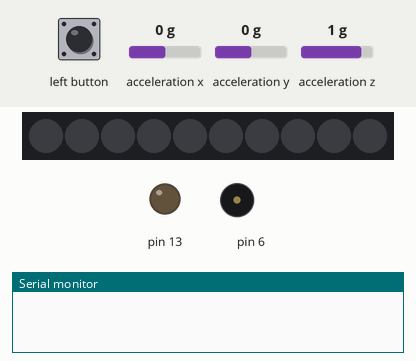
A program run on a simulated Arduino Uno, built with avr-gcc and run on an emulated ATmega328P. Parts: 10 RGB LEDs in strip order, left to right, output pins drawn as LEDs (lit = HIGH), buzzer (waves = sounding), the last lines printed to the serial monitor. The inputs (shaded band) are chosen by the test bench; at power-on: acceleration x 0 g, acceleration y 0 g, acceleration z 1 g. Dim RGB values are drawn brighter than linear.

Above: at 1.2 s.
1.3 s: left button pressed for 0.15 s
At 2.39 s:
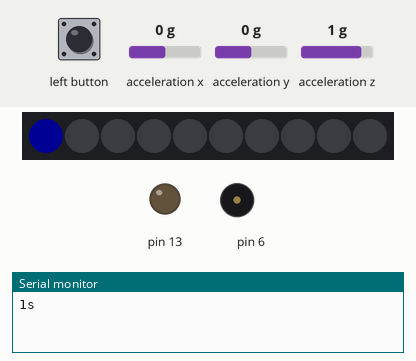
3.2 s: acceleration x set to -1.4 g
At 7.8 s:
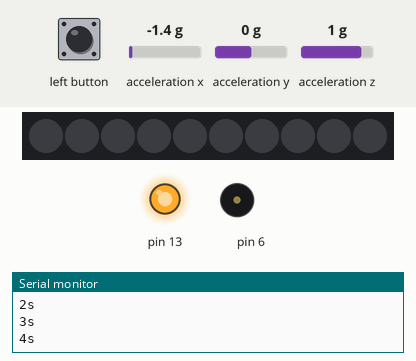
8.1 s: left button pressed for 1 s
At 8.81 s:
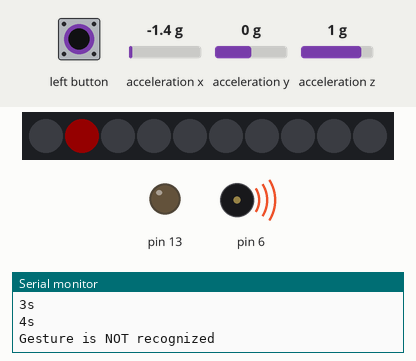
Timing chart, 0 to 16.6 s (numbered marks = the images above; inputs shaded):
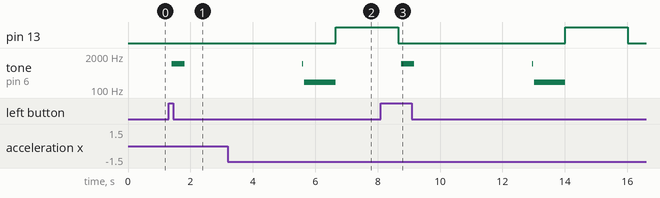

Measured:
- after the input at 1.3 s, tone on pin 6: silent → 1000 Hz after 0.10 s, → silent 0.42 s later; the LEDs: first change after 0.10 s (image 1 shows a later state)
- after the input at 3.2 s, pin 13: LOW → HIGH after 3.5 s
- after the input at 8.1 s, tone on pin 6: plays 1000 Hz for 0.42 s, 1000 Hz for 0.01 s, 200 Hz for 1.0 s, starting after 0.66 s; the LEDs: change after 0.66 s (image 3)

The program:

main.cpp
```cpp
#include <Arduino.h>
#include <Adafruit_CircuitPlayground.h>

// Colors for Neopixels
#define white 0xFFFFFF
#define red 0xFF0000
#define green 0x00FF00
#define blue 0x0000FF
#define yellow  0xFFFF00
#define purple 0xFF00FF
#define cyan 0x00FFFF
#define orange 0xFF6400
#define pink 0xC83333
#define turquoise 0x1AFF33

// Number of readings (X, Y, Z) accelerometer does in one session
const int COUNTER = 40;

// Current readings of accelerometer
float X, Y, Z;

// Recording state for accelerometer. True if in the recording state. Otherwise false
bool record = false;

// True if gesture is detected by the algorithm. False if not
bool detected = false;

// Current number of readings done by the board
int dynamic_counter = 0;

// The maximum error the comparison between gestures can reach
float error_threshold = 5;

// The current gesture readings
float current_gesture[COUNTER][3] = {0.0};

// Array of colors for each neopixels
uint32_t color_array[10] = {white, red, green, blue, yellow, purple, cyan, orange, pink, turquoise};

// 10 pre-calculated gestures recorded by the same board. These are the gestures that
// we are going to compare with the current_gesture.
// All of them are stored in the flash of the borad.
// Since the float type is memory heavy, we had to store them in the flash.
const float gestures[10][COUNTER][3] PROGMEM = {

{{2.16, -0.71, 10.52}, {1.90, -0.54, 10.21}, {1.55, -0.39, 9.75}, {1.53, -0.30, 9.75}, {1.57, -0.30, 9.88}, {1.51, -0.25, 9.88}, {1.61, -0.38, 9.83}, {1.59, -0.57, 9.77}, {1.54, -0.72, 9.70}, {1.47, -0.79, 9.67}, {1.49, -0.82, 9.64}, {1.53, -0.89, 9.76}, {1.53, -0.88, 9.90}, {1.57, -1.03, 9.81}, {1.49, -0.95, 9.67}, {1.54, -0.81, 9.55}, {1.45, -0.40, 9.59}, {1.49, -0.16, 9.63}, {1.57, -0.45, 9.51}, {1.69, -0.58, 9.72}, {1.85, -0.73, 9.82}, {1.99, -0.52, 10.11}, {2.13, -0.59, 10.11}, {2.21, -0.82, 10.11}, {2.21, -0.92, 9.96}, {2.18, -1.06, 9.76}, {2.09, -0.94, 9.62}, {1.94, -0.93, 9.42}, {1.98, -0.74, 9.42}, {2.02, -0.67, 9.47}, {2.02, -0.47, 9.62}, {1.97, -0.42, 9.59}, {1.98, -0.33, 9.78}, {2.07, -0.67, 10.07}, {1.96, -0.81, 10.17}, {1.84, -1.02, 10.01}, {1.61, -0.80, 9.78}, {1.44, -0.60, 9.84}, {1.19, -0.45, 9.70}, {1.08, -0.36, 9.65}},

{{1.38, -0.25, 7.75}, {1.30, 0.03, 8.52}, {1.32, 0.14, 9.91}, {1.30, 0.10, 10.05}, {1.46, -0.04, 9.89}, {1.52, -0.03, 9.91}, {1.42, -0.02, 9.77}, {1.23, -0.02, 9.84}, {1.23, -0.20, 9.86}, {1.20, -0.31, 9.83}, {1.27, -0.49, 9.75}, {1.12, -0.44, 9.60}, {1.12, -0.41, 9.70}, {1.06, -0.45, 9.61}, {1.06, -0.28, 9.69}, {1.06, -0.02, 9.59}, {1.03, 0.16, 9.63}, {1.10, 0.17, 9.60}, {1.25, -0.21, 9.56}, {1.32, -0.19, 9.75}, {1.29, -0.13, 9.77}, {1.27, -0.03, 9.83}, {1.30, -0.18, 9.69}, {1.51, -0.24, 9.77}, {1.68, -0.25, 9.71}, {1.87, -0.29, 9.92}, {1.97, -0.52, 10.03}, {1.94, -0.47, 10.19}, {2.02, -0.37, 10.00}, {1.99, -0.07, 10.08}, {1.99, -0.44, 9.89}, {1.98, -0.71, 10.00}, {2.02, -1.19, 9.63}, {1.92, -0.87, 9.55}, {1.80, -0.82, 9.43}, {1.79, -0.74, 9.38}, {1.76, -0.56, 9.71}, {1.72, -0.19, 9.83}, {1.62, 0.09, 10.16}, {1.64, 0.07, 10.09}},

{{1.58, -0.19, 6.10}, {1.43, -0.17, 7.22}, {1.20, -0.27, 9.62}, {1.29, -0.36, 9.84}, {1.27, -0.60, 10.10}, {1.15, -0.73, 10.24}, {1.05, -0.89, 10.02}, {1.00, -0.92, 10.00}, {1.02, -1.08, 10.07}, {0.99, -1.23, 10.13}, {0.98, -1.37, 9.96}, {0.93, -1.46, 9.79}, {0.88, -1.47, 9.71}, {0.74, -1.40, 9.69}, {0.58, -1.25, 9.73}, {0.59, -1.29, 9.67}, {0.53, -1.17, 9.71}, {0.50, -1.09, 9.59}, {0.26, -0.77, 9.51}, {0.30, -0.68, 9.47}, {0.38, -0.43, 9.61}, {0.61, -0.42, 9.75}, {0.72, -0.19, 9.88}, {0.83, -0.16, 9.94}, {0.85, -0.12, 9.87}, {1.01, -0.35, 9.86}, {1.15, -0.48, 10.09}, {1.30, -0.54, 10.28}, {1.29, -0.58, 10.37}, {1.19, -0.69, 10.10}, {1.25, -0.94, 9.95}, {1.24, -1.18, 9.63}, {1.41, -1.48, 9.19}, {1.37, -1.45, 9.40}, {1.59, -1.40, 9.61}, {1.71, -1.02, 10.12}, {1.97, -0.51, 10.09}, {1.91, 0.08, 10.14}, {1.77, 0.20, 10.23}, {1.60, 0.16, 10.22}},

{{1.44, -0.62, 11.21}, {1.37, -0.61, 10.81}, {1.21, -0.56, 10.11}, {1.15, -0.69, 10.07}, {1.10, -0.73, 10.08}, {1.11, -0.74, 10.03}, {1.01, -0.61, 9.91}, {0.97, -0.62, 9.82}, {0.80, -0.61, 9.76}, {0.70, -0.57, 9.81}, {0.57, -0.48, 9.73}, {0.52, -0.28, 9.59}, {0.57, -0.20, 9.60}, {0.66, -0.18, 9.56}, {0.66, -0.14, 9.68}, {0.71, -0.02, 9.62}, {0.76, 0.25, 9.83}, {1.02, 0.19, 9.94}, {1.11, 0.11, 10.05}, {1.08, 0.13, 9.98}, {1.08, 0.13, 9.93}, {1.24, -0.09, 9.93}, {1.46, -0.43, 9.93}, {1.51, -0.67, 9.90}, {1.49, -0.64, 9.77}, {1.58, -0.62, 9.74}, {1.66, -0.65, 9.85}, {1.72, -0.71, 9.85}, {1.76, -0.71, 9.92}, {1.73, -0.57, 9.79}, {1.76, -0.34, 9.80}, {1.77, -0.20, 9.68}, {1.82, -0.02, 9.60}, {1.89, 0.02, 9.67}, {1.90, 0.01, 9.69}, {1.86, -0.05, 9.65}, {1.68, -0.06, 9.71}, {1.52, -0.28, 9.98}, {1.28, -0.48, 10.11}, {1.20, -0.71, 10.16}},

{{2.05, 0.71, -10.64}, {2.10, 0.81, -10.22}, {2.09, 0.87, -9.51}, {2.02, 0.80, -9.40}, {2.00, 0.78, -9.27}, {2.04, 0.85, -9.44}, {2.08, 1.01, -9.43}, {2.16, 1.24, -9.54}, {2.25, 1.21, -9.48}, {2.45, 1.25, -9.52}, {2.51, 1.19, -9.54}, {2.61, 1.33, -9.57}, {2.51, 1.23, -9.56}, {2.52, 1.00, -9.83}, {2.49, 0.88, -9.86}, {2.47, 0.89, -9.86}, {2.37, 0.88, -9.68}, {2.16, 0.65, -9.58}, {2.00, 0.40, -9.56}, {1.93, 0.27, -9.43}, {1.98, 0.20, -9.13}, {2.07, 0.30, -9.12}, {2.02, 0.29, -9.32}, {1.96, 0.34, -9.57}, {2.00, 0.27, -9.57}, {2.10, 0.18, -9.50}, {2.20, 0.11, -9.48}, {2.24, 0.12, -9.53}, {2.34, 0.23, -9.67}, {2.51, 0.23, -9.86}, {2.62, 0.18, -9.97}, {2.65, 0.21, -9.96}, {2.56, 0.37, -9.79}, {2.49, 0.61, -9.71}, {2.42, 0.85, -9.57}, {2.39, 1.06, -9.44}, {2.25, 0.98, -8.99}, {2.09, 0.62, -8.97}, {2.06, 0.37, -9.25}, {2.07, 0.27, -9.69}},

{{1.12, -0.87, -11.85}, {1.20, -0.55, -11.10}, {1.23, 0.08, -9.52}, {1.21, 0.27, -9.49}, {1.09, 0.17, -9.52}, {1.15, 0.17, -9.51}, {1.21, -0.01, -9.60}, {1.41, 0.14, -9.69}, {1.52, 0.14, -9.75}, {1.62, 0.18, -9.75}, {1.59, 0.08, -9.61}, {1.61, 0.04, -9.64}, {1.59, -0.08, -9.58}, {1.69, 0.04, -9.52}, {1.71, 0.10, -9.40}, {1.90, 0.37, -9.43}, {1.91, 0.40, -9.50}, {1.99, 0.58, -9.56}, {2.10, 0.85, -9.88}, {2.13, 0.99, -10.20}, {2.05, 0.98, -10.34}, {1.76, 0.73, -10.06}, {1.48, 0.60, -9.66}, {1.28, 0.56, -9.44}, {1.10, 0.41, -9.50}, {0.99, 0.42, -9.40}, {0.96, 0.63, -9.10}, {0.95, 0.88, -8.92}, {1.01, 1.04, -9.06}, {1.06, 0.94, -9.62}, {1.18, 0.83, -9.73}, {1.36, 0.63, -9.86}, {1.57, 0.70, -9.79}, {1.74, 0.63, -9.82}, {1.91, 0.79, -9.68}, {1.97, 0.54, -9.69}, {2.09, 0.39, -9.66}, {2.13, 0.26, -9.66}, {2.20, 0.31, -9.55}, {2.21, 0.44, -9.46}},

{{1.81, -0.31, -8.93}, {1.64, -0.17, -8.89}, {1.34, 0.01, -9.41}, {1.29, 0.04, -9.61}, {1.25, -0.02, -9.96}, {1.28, -0.04, -9.96}, {1.18, -0.04, -9.70}, {1.04, -0.06, -9.64}, {0.85, -0.02, -9.53}, {0.86, 0.15, -9.57}, {0.82, 0.19, -9.47}, {0.80, 0.02, -9.52}, {0.74, 0.04, -9.67}, {0.81, 0.13, -9.69}, {0.87, 0.42, -9.57}, {0.95, 0.33, -9.42}, {1.00, 0.26, -9.51}, {1.10, 0.23, -9.67}, {1.21, 0.17, -9.71}, {1.38, 0.26, -9.78}, {1.50, 0.22, -9.80}, {1.52, 0.31, -10.00}, {1.56, 0.35, -9.92}, {1.54, 0.24, -9.84}, {1.59, 0.10, -9.67}, {1.59, 0.12, -9.63}, {1.55, 0.17, -9.51}, {1.57, 0.33, -9.43}, {1.57, 0.39, -9.47}, {1.57, 0.57, -9.64}, {1.54, 0.66, -9.64}, {1.56, 0.64, -9.68}, {1.58, 0.64, -9.64}, {1.58, 0.69, -9.75}, {1.48, 0.69, -9.67}, {1.45, 0.63, -9.71}, {1.47, 0.84, -9.58}, {1.44, 0.98, -9.65}, {1.40, 1.01, -9.54}, {1.33, 0.80, -9.64}},

{{2.39, 0.20, -6.88}, {2.36, 0.41, -7.95}, {2.38, 0.96, -9.66}, {2.36, 0.76, -9.63}, {2.38, 0.70, -9.49}, {2.31, 0.58, -9.62}, {2.26, 0.65, -9.67}, {2.17, 0.55, -9.64}, {2.25, 0.68, -9.69}, {2.23, 0.66, -9.63}, {2.31, 0.98, -9.67}, {2.22, 1.08, -9.58}, {2.31, 1.57, -9.37}, {2.38, 2.00, -9.13}, {2.45, 2.32, -9.17}, {2.47, 2.36, -9.40}, {2.41, 2.16, -9.59}, {2.43, 2.20, -9.63}, {2.31, 2.04, -9.57}, {2.10, 1.83, -9.53}, {1.84, 1.33, -9.51}, {1.80, 0.92, -9.63}, {1.77, 0.36, -9.44}, {1.71, 0.10, -9.44}, {1.48, -0.20, -9.22}, {1.42, -0.25, -9.48}, {1.40, -0.35, -9.49}, {1.44, -0.10, -9.67}, {1.40, 0.32, -9.51}, {1.43, 0.64, -9.40}, {1.53, 1.03, -9.37}, {1.66, 1.18, -9.60}, {1.80, 1.63, -9.68}, {1.82, 1.81, -9.52}, {1.78, 1.93, -9.34}, {1.70, 1.68, -9.37}, {1.78, 1.49, -9.37}, {1.88, 1.56, -9.43}, {1.84, 1.58, -9.48}, {1.79, 1.63, -9.67}},

{{1.25, 0.88, -9.57}, {1.00, 1.10, -9.74}, {0.54, 1.36, -9.92}, {0.48, 1.52, -9.81}, {0.48, 1.46, -9.70}, {0.44, 1.29, -9.66}, {0.39, 1.22, -9.40}, {0.39, 1.14, -9.37}, {0.34, 0.94, -9.34}, {0.46, 0.57, -9.50}, {0.56, 0.32, -9.54}, {0.77, 0.29, -9.63}, {1.04, 0.38, -9.88}, {1.06, 0.33, -9.74}, {1.16, 0.30, -9.96}, {1.16, 0.26, -9.79}, {1.39, 0.34, -9.92}, {1.54, 0.53, -9.84}, {1.47, 0.57, -10.04}, {1.42, 0.77, -10.13}, {1.23, 0.84, -10.05}, {1.24, 1.22, -9.76}, {1.28, 1.56, -9.64}, {1.20, 1.73, -9.40}, {1.12, 1.57, -9.29}, {0.86, 1.18, -9.21}, {0.80, 0.97, -9.31}, {0.79, 0.87, -9.30}, {0.85, 0.65, -9.31}, {0.98, 0.43, -9.24}, {1.20, 0.28, -9.56}, {1.43, 0.28, -9.74}, {1.66, 0.27, -10.02}, {1.87, 0.34, -9.77}, {2.21, 0.32, -10.02}, {2.45, 0.42, -9.83}, {2.66, 0.54, -10.12}, {2.73, 0.79, -9.84}, {2.76, 0.88, -9.89}, {2.71, 0.83, -9.75}},

{{2.22, -2.30, -11.47}, {2.27, -1.55, -10.70}, {2.26, -0.15, -9.43}, {2.47, 0.18, -9.41}, {2.41, 0.11, -9.60}, {2.30, -0.12, -9.63}, {2.27, -0.20, -9.68}, {2.21, -0.24, -9.66}, {2.09, -0.33, -9.71}, {1.90, -0.47, -9.75}, {1.79, -0.41, -9.64}, {1.70, -0.31, -9.61}, {1.57, -0.30, -9.58}, {1.46, -0.30, -9.67}, {1.28, -0.36, -9.62}, {1.21, -0.37, -9.64}, {1.14, -0.39, -9.54}, {1.08, -0.44, -9.36}, {1.07, -0.28, -9.26}, {1.10, -0.34, -9.26}, {1.07, -0.19, -9.29}, {1.19, -0.23, -9.34}, {1.20, -0.34, -9.51}, {1.27, -0.70, -9.75}, {1.31, -1.03, -9.96}, {1.27, -1.42, -10.12}, {1.36, -1.36, -10.22}, {1.16, -1.36, -10.12}, {1.23, -1.06, -10.11}, {1.18, -0.53, -9.62}, {1.26, -0.25, -9.22}, {0.95, -0.18, -8.56}, {0.94, -0.74, -8.81}, {0.94, -0.97, -9.16}, {1.25, -0.83, -9.67}, {1.40, -0.39, -9.98}, {1.49, -0.11, -10.19}, {1.51, -0.17, -10.13}, {1.50, -0.44, -9.90}, {1.52, -0.57, -9.69}}

};


/**
 * Turns on the corresponding neopixel with the given color
 *
 * This function takes in two values and lights up the
 * neopixel corresponding to those values. Turns off the pixels
 * when the delay is done.
 *
 * @param pixel specific pixel to light up (0 - 9)
 * @param color color of the pixel
 */
void light_LED(int pixel, uint32_t color){
  CircuitPlayground.setPixelColor(pixel, color);

  // wait five seconds
  delay(5000);

  // remove all pixels
  CircuitPlayground.clearPixels();
}

/**
 * FOR DEBUGGING AND RECORDING GESTURES ONLY
 *
 * Takes in a single gesture and prints it out.
 *
 * @param gesture gesture that needs to be printed out
 */
void print_gesture(float gesture[COUNTER][3]) {
    Serial.print("{");
    for (int i = 0; i < COUNTER; i++) {
        Serial.print("{");
        for (int j = 0; j < 3; j++) {
            Serial.print(gesture[i][j]);
            if (j < 2) {
                Serial.print(", ");
            }
        }
        Serial.print("}");
        if (i < COUNTER - 1) {
            Serial.print(", ");
        }
    }
    Serial.println("}");
}

/**
 * Gets the gesture value of the single gesture in the list of gestures.
 *
 * Takes in three values and returnes the corresponding value from the gesture.
 * Since we sotore the values of the gestures in the flash, we use pgm_read_float_near
 * to access it.
 *
 * @param gesture_index number of the gesture to access
 * @param i reading inside a single gesture
 * @param j value of the reading (X, Y, and Z)
 * @return single reading (X, Y, and Z)
 */
float get_gesture_value(int gesture_index, int i, int j) {
    return pgm_read_float_near(&gestures[gesture_index][i][j]);
}


/**
 * Compares the current_gesture with all the 10 gestures and returns the
 * index of the gesture with the least error. If error excedes the error_threshold
 * it throws an error by returning -1.
 *
 * It uses Euclidean distance to calculate "error" between two points in 3 dimensions
 * Formula: d = sqrt((x1 - x1')^2 + (y1 - y1')^2 + (z1 - z1')^2) + sqrt((x2 - x2')^2 +...)
 * The error in this case is not in percentage, but in units of distance.
 *
 * @param current Current gesutre that we are comparing
 * @return if the gesture deteceted, it will return number from 0 to 9. Otherwise -1.
 */
int find_closest_gesture(float current[COUNTER][3]) {
    // index of the closest gesture
    int closest_gesture_index = -1;
    // minimum error to compare
    float min_error = 200;

    // goes through each gestures
    for (int i = 0; i < 10; i++) {
        float total_error = 0.0;
        // Goes through each 40 measurements of the gesture
        for (int j = 0; j < COUNTER; j++) {
            // error for a single measurement
            float error = 0.0;
            // goes through x, y, z of a single gesture
            for (int k = 0; k < 3; k++) {
                float gesture_value = get_gesture_value(i, j, k);
                // (x1 - x1')^2 + (y1 - y1')^2 + (z1 - z1')^2
                error += pow(current[j][k] - gesture_value, 2);
            }
            // sqrt((x1 - x1')^2 + (y1 - y1')^2 + (z1 - z1')^2) + .....
            total_error += sqrt(error);
        }
        // Averaging the total_error
        total_error /= COUNTER;

        // stores the least error gesture
        if (total_error < min_error) {
            min_error = total_error;
            closest_gesture_index = i;
        }
    }
    // throws an error
    if (min_error > error_threshold) {
        return -1;
    }
    return closest_gesture_index;
}


/**
 * Filters out the noice comming from the gesture
 *
 * It uses sliding windows technique (Data structures and algorithms) in order to
 * filter out the noice of the current_gesture measurement.
 *
 * @param gesture Current gesutre that we are comparing
 */
void averageGesture(float gesture[COUNTER][3]) {
    // windows size for avg
    int window_size = 2;

    // temporary array for storing the result of averaging
    float temp[COUNTER][3] = {0.0};

    for (int i = 0; i < COUNTER; i++) {
        for (int j = 0; j < 3; j++) {
            float sum = 0.0;
            int count = 0;
            for (int k = -window_size / 2; k <= window_size / 2; k++) {
                if (i + k >= 0 && i + k < COUNTER) {
                    sum += gesture[i + k][j];
                    count++;
                }
            }
            temp[i][j] = sum / count;
        }
    }
    // Copy back to gesture
    memcpy(gesture, temp, sizeof(temp));
}
/**
 * setup that runs only once
 */
void setup() {
  Serial.begin(9600);
  CircuitPlayground.begin();
  // increasing the sensetivity of accelerometer (resolution)
  CircuitPlayground.setAccelRange(LIS3DH_RANGE_2_G);
}

/**
 * loop that runs forever
 */
void loop() {
  delay(1);

  // Checks if button is pressed or not
  CircuitPlayground.leftButton() ? record = true : 0;

  // if button is pressed start the recording
  if(record){
    // gets readings of the accelerometer
    X = CircuitPlayground.motionX();
    Y = CircuitPlayground.motionY();
    Z = CircuitPlayground.motionZ();

    // Counts how many measurements. Goes upto value of the COUNTER.
    dynamic_counter++;

    // Delay for every measurement
    delay(100);

    // Counts to 4 seconds for convenience
    if(dynamic_counter % 10 == 0){
        Serial.print(dynamic_counter / 10);
        Serial.println("s");
        CircuitPlayground.clearPixels();
    }

    //NeoPixel Chaser
    CircuitPlayground.setPixelColor(dynamic_counter % 10, blue);
    CircuitPlayground.setPixelColor(dynamic_counter % 20, cyan);
    CircuitPlayground.setPixelColor(dynamic_counter % 30, purple);
    CircuitPlayground.setPixelColor(dynamic_counter % 40, red);

    //Buzzer speed reduce as time increase
    CircuitPlayground.playTone(1000, (dynamic_counter% 50)/5);

    // Push values to array
    current_gesture[dynamic_counter - 1][0] = X;
    current_gesture[dynamic_counter - 1][1] = Y;
    current_gesture[dynamic_counter - 1][2] = Z;

    // If done measuring the current gesture
    if(dynamic_counter == COUNTER){

      dynamic_counter = 0;  // reset timer

      // average the current_gesture values (filter)
      averageGesture(current_gesture);

      // check motions
      int gesture = find_closest_gesture(current_gesture);

      // If the gesture is tetected go to nex stage
      gesture >= 0 ? detected = true : 0;
      if (detected){
        Serial.print("GOT IT! it is gesture: ");
        Serial.println(gesture + 1);
        // show the corresponging neopixel and light up corresponding color, play a success tone
        CircuitPlayground.clearPixels();
        CircuitPlayground.playTone(800, 1000);
        light_LED(gesture, color_array[gesture]);

      } else {
        // Throws an error (lights up a red LED and play a fail tone)
        CircuitPlayground.clearPixels();
        CircuitPlayground.playTone(200, 1000);
        CircuitPlayground.redLED(true);
        delay(2000);
        CircuitPlayground.redLED(false);
        Serial.print("Gesture is NOT recognized");
      }

      // reset all state variables (flags)
      CircuitPlayground.clearPixels();
      record = false;
      detected = false;
    }
  }
}
```
